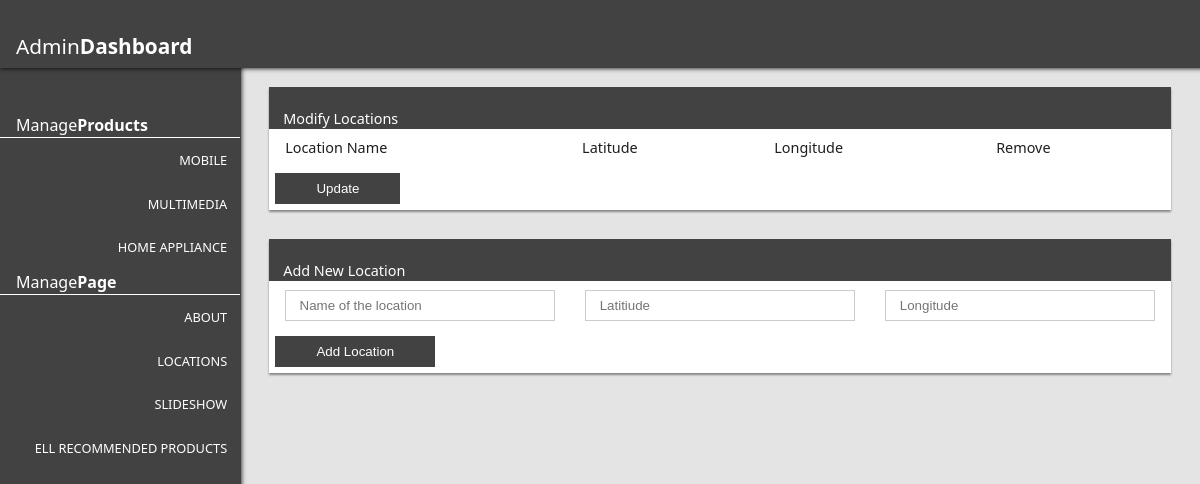
/dashboard/dashboard_modify_locations.php, run on an earlier commit of the app's database.
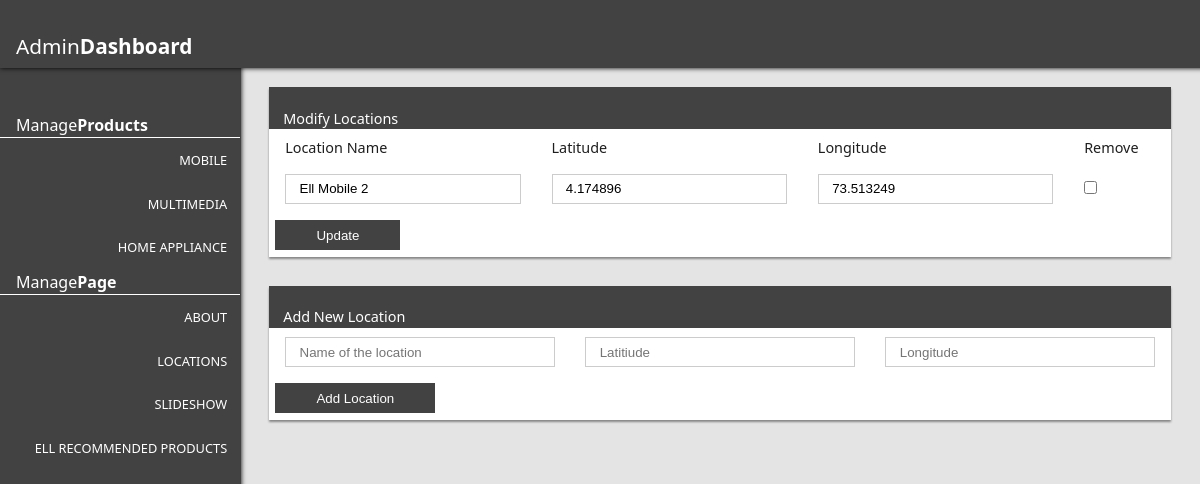
And on a later commit of the database.
### tables this page shows
CREATE TABLE IF NOT EXISTS `locations` (
`ID` int(11) NOT NULL,
  `Name` varchar(100) NOT NULL,
  `Latitude` varchar(100) NOT NULL,
  `Longitude` varchar(100) NOT NULL
);

### dashboard/dashboard_modify_locations.php (the view, shortened to what this page needs)
<!DOCTYPE HTML>
<html>
	<head>
		<link rel="stylesheet" type="text/css" href="dashboard_style.css"/>
	</head>
	<body>
		<?php include("dashboard_nav.php"); ?>
		<main>
			<div>
				<h4>Modify Locations</h4>
				<?php
				include("../connection.php");
				?>
				<div>
				<form method="POST" action="">
					<table>
						<tr>
							<td>Location Name</td>
							<td>Latitude</td>
							<td>Longitude</td>
							<td>Remove</td>
						</tr>
						<?php
						$query="SELECT * FROM locations";
						$result=mysqli_query($con,$query);
						while($row=mysqli_fetch_array($result)){
							?>
							<tr>
								<td><input type='text' name='location_name[]' placeholder='Name of the location' value='<?php echo $row['Name'] ?>'/></td>
								<td><input type='text' name='location_lat[]' placeholder='Latitiude' value='<?php echo $row['Latitude'] ?>'/></td>
								<td><input type='text' name='location_lng[]' placeholder='Longitude' value='<?php echo $row['Longitude'] ?>'/></td>
								<td><input type='checkbox' name='location_remove[]' value='<?php echo $row['ID']?>'/></td>
							</tr>
							<?php
						}
						?>
					</table>
					<input type="submit" value="Update"/>
				</form>
				</div>
			</div>
			<div>
				<h4>Add new location</h4>
				<div>
				<form method="POST" action="">
					<table>
						<tr>
							<td><input type='text' name='location_name' placeholder='Name of the location'/></td>
							<td><input type='text' name='location_lat' placeholder='Latitiude'/></td>
							<td><input type='text' name='location_lng' placeholder='Longitude'/></td>
						</tr>
					</table>
					<input type="submit" value="Add Location">
				</form>
				</div>
			</div>
		</main>
	</body>
</html>

What changed in the data, as far as the page shows it:
added locations: Name "Ell Mobile 2", Latitude "4.174896", Longitude "73.513249"
